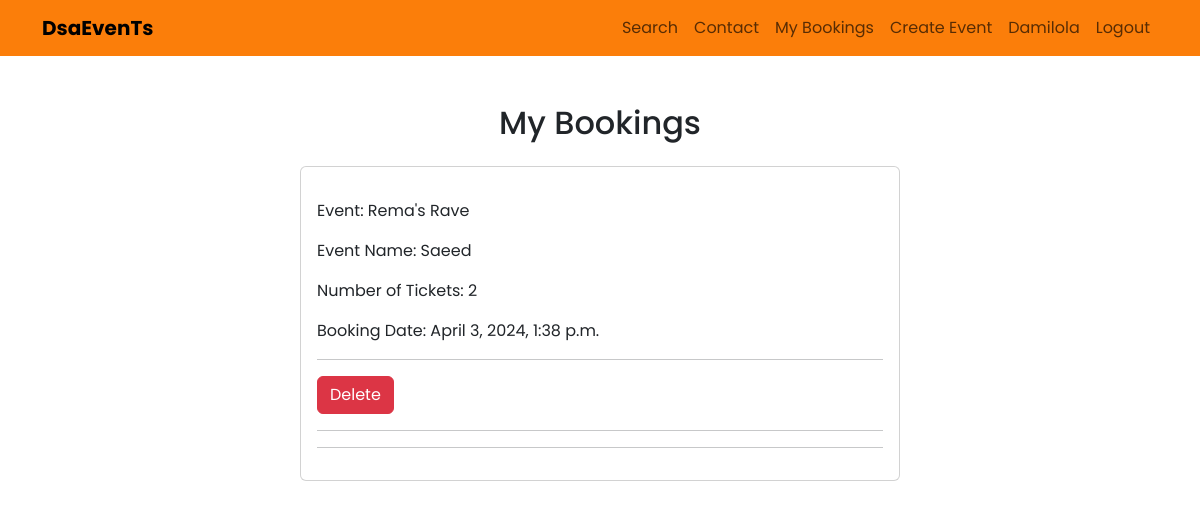
Page /my-bookings/ (signed in) on the committed database.
### events/models.py (models this page shows, shortened)
class Booking(models.Model):
    user = models.ForeignKey(User, on_delete=models.CASCADE)
    name = models.CharField(max_length=100, default="Guest")
    email = models.EmailField(default="")
    event = models.ForeignKey(Event, on_delete=models.CASCADE, related_name='bookings')
    num_tickets = models.PositiveIntegerField(default=1)
    booking_date = models.DateTimeField(auto_now_add=True)

class Event(models.Model):
    EVENT_TYPE_CHOICES = (
        ('concert', 'Concert'),
        ('music_festival', 'Music Festival'),
        ('workshop', 'Workshop'),
        ('conference', 'Conference'),
        ('exhibition', 'Exhibition'),
        ('album_release', 'Album Release'),
        ('live_stream', 'Live Stream'),
        ('meetup', 'Meetup'),
    )
    event_type = models.CharField(max_length=100, choices=EVENT_TYPE_CHOICES)
    title = models.CharField(max_length=255)
    date_and_time = models.DateTimeField()
    location = models.CharField(max_length=255)
    country = CountryField()
    description = models.TextField()
    event_image = models.ImageField(blank=True)
    price = models.DecimalField(max_digits=10, decimal_places=2, default=0)
    user = models.ForeignKey(User, on_delete=models.CASCADE, default= None)

### events/views.py (the view)
# urls.py: path('my-bookings/', views.my_bookings, name='my_bookings'),
@require_safe
@login_required
def my_bookings(request):
    bookings = Booking.objects.filter(user=request.user)
    return render (request, "events/my_booking.html", {'bookings': bookings})

### templates/events/my_booking.html (shortened to what this page needs)
{% extends 'base.html' %}
{% block content %}
{% if bookings %}
<div>
    <h2 class="mt-5 mb-4 text-center">My Bookings</h2>
    <div class="card" style="width:50%; margin:0 auto;">
        <div class="card-body">
    {% for booking in bookings %}
      <p class="card-text mt-3">Event: {{ booking.event.title }}</p>
      <p class="card-text mt-3">Event Name: {{ booking.name }}</p>
      <p class="card-text mt-3">Number of Tickets: {{ booking.num_tickets }}</p>
      <p class="card-text mt-3">Booking Date: {{ booking.booking_date }}</p>
      <hr>
      <form action="{% url 'delete_booking' booking.id %}" method="post">
        <button type="submit" onclick="return confirm('Deleting this booking will require you to purchase another ticket or reference your email. Are you sure you want to delete?')" class="btn btn-danger">Delete</button>
      </form>
      <hr>
      <hr>
    {% endfor %}
       </div>
    </div>
</div>
{% else %}
  <p>No bookings found.</p>
{% endif %}
{% endblock %}

### templates/events/header.html (shortened to what this page needs)
<header class="navbar navbar-expand-lg navbar-light" style="background:#FB7E0A">
    <div class="container">
        <a class="navbar-brand fw-bolder" href="/">DsaEvenTs</a>
        <div class="collapse navbar-collapse justify-content-end" id="navbarNav">
            <ul class="navbar-nav ml-auto">
                <li class="nav-item">
                    <a class="nav-link" href="/all-events/">Search</a>
                </li>
                 <li class="nav-item">
                    <a class="nav-link" href="/contact-us/">Contact</a>
                </li>
                <li class="nav-item">
                    <a   class="nav-link" href="{% url 'my_bookings' %}">My Bookings</a>
                </li>
                   {% if user.is_authenticated %}
                     <li class="nav-item">
                        <a class="nav-link" href="/events-submission/">Create Event</a>
                    </li>
                    <li class="nav-item">
                        <a class="nav-link" href="#">{{ user.username }}</a>
                    </li>
                    <li class="nav-item">
                        <a class="nav-link" href="{% url 'account_logout' %}">Logout</a>
                    </li>
                {% else %}
                    <li class="nav-item">
                        <a class="nav-link" href="{% url 'account_login' %}">Login</a>
                    </li>
                {% endif %}
            </ul>
        </div>
    </div>
</header>

### rows in the picture
Booking: event "Rema's Rave", name "Saeed", num_tickets "2", booking_date "April 3, 2024, 1:38 p.m."

### other values in the picture
{{ user.username }} "Damilola"
